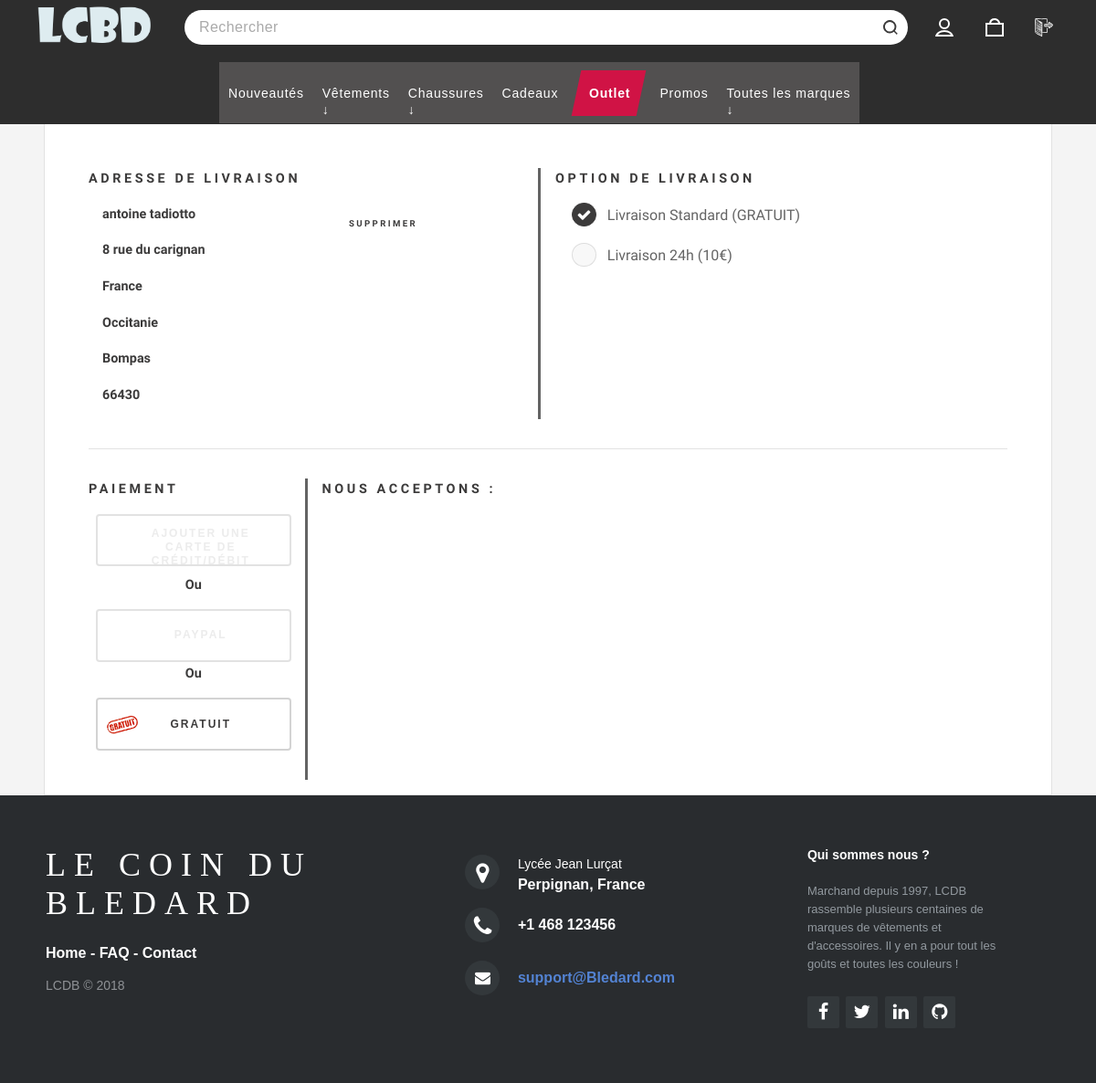
/affichecommandeclient.php (signed in), run on the app's committed database.
### tables this page shows
CREATE TABLE `adresseclient` (
  `id_adresseclient` int(11) NOT NULL,
  `id_client` int(11) NOT NULL,
  `libelle_adresseclient` varchar(255) NOT NULL,
  `nomcomplet_adresseclient` varchar(255) NOT NULL,
  `societe_adresseclient` varchar(255) DEFAULT NULL,
  `voie_adresseclient` varchar(255) DEFAULT NULL,
  `complement_adresseclient` varchar(255) DEFAULT NULL,
  `lieuditbp_adresseclient` varchar(255) DEFAULT NULL,
  `codepostal_adresseclient` varchar(255) NOT NULL,
  `etatprovince_adresseclient` varchar(255) NOT NULL,
  `ville_adresseclient` varchar(255) NOT NULL,
  `pays_adresseclient` varchar(255) NOT NULL,
  `typeadresse_adresseclient` int(11) DEFAULT NULL,
  `idclient_type_adresseclient` int(11) DEFAULT NULL,
  `adressedefaut_adresseclient` int(11) NOT NULL,
  `idclient_adressedefaut_adresseclient` int(11) DEFAULT NULL
);

### affichecommandeclient.php (the view, shortened to what this page needs)
<?php include ('inc/bdd.php'); ?>
<?php
if(isset($_SESSION['id_client'])){
  $id_client = $_SESSION['id_client'];
  $verifpanier = $bdd->prepare("SELECT * FROM panier WHERE id_client = ?");
  $verifpanier->execute(array($id_client));
  $panierexist = $verifpanier->rowCount();
  if($panierexist != 0){
    include ('inc/commandes/achat_gratuit.php');
    $adrpardef = $bdd->prepare("SELECT * FROM adresseclient WHERE id_client = ? AND adressedefaut_adresseclient = 1 LIMIT 1");
    $adrpardef->execute(array($id_client));
    $adrexist = $adrpardef->rowCount();
  }
}
?>
<?php include './inc/header.php' ?>
<link rel="stylesheet" href="assets/css/commandes.css" />
  <div id="wrapper">
  <div id="main">
    <article class="post">
      <?php if(isset($_SESSION['id_client'])){
      if($panierexist != 0){
      if($adrexist == 1) { ?>
      <div class="row">
        <div class="col-md-6 col-sm-6" style="border-right: solid;">
        <?php } ?>
          <h3>Adresse de livraison</h3>
          <?php if($adrexist == 0) { ?>
            <form id="form" method="POST" action="#">
            <label>Prenom*</label>
            <input type="text" name="Prenom_livr" placeholder="Prenom"/>
            <label>Nom*</label>
            <input type="text" name="Nom_livr" placeholder="Nom"/>
            <label>Societe(optionel)</label>
            <input type="text" name="Societe" placeholder="Société"/>
            <label>Adresse*</label>
            <input type="text" name="Adresse" placeholder="Adresse"/>
            <label>Pays*</label>
            <select name="Pays">
            <option value ="France">France</option>
            </select>
            <label>Etat / Province*</label>
            <select name="etat_province">
            <option value ="Occitanie">Occitanie</option>
            </select>
            <label>Ville*</label>
            <input type="text" name="Ville" placeholder="Ville"/>
            <label>Code Postal*</label>
            <input type="text" name="Cp" placeholder="Code Postal"/>
            </br>
            <input style="font-size: 22px;" type="submit" name="valider"/>
          </form>
        <?php } else {
          $fetchall_adrpardef = $adrpardef->fetchAll();
          foreach($fetchall_adrpardef as $row) { ?>
            <div class="col-md-6 col-sm-6" style="float: left;">
              <label><?php echo $row['nomcomplet_adresseclient'] ?></label>
              <label><?php echo $row['libelle_adresseclient'] ?></label>
              <label><?php echo $row['pays_adresseclient'] ?></label>
              <label><?php echo $row['etatprovince_adresseclient'] ?></label>
              <label><?php echo $row['ville_adresseclient'] ?></label>
              <label><?php echo $row['codepostal_adresseclient'] ?></label>
            </div>
            <div class="col-md-6 col-sm-6" style="float: left;">
              <form id="form" method="POST" action="#">
                <button type="submit" name="suppr">Supprimer</button>
              </form>
            </div>
        <?php } ?>
      </div>
      <div class="col-md-6 col-sm-6">
        <h3>Option de livraison</h3>
        <form id="form" method="POST" action="#">
          <input type="radio" class="" name="option_livr" value="Standard" checked/> <label>Livraison Standard (GRATUIT)</label>
          <br>
          <input type="radio" class="" name="option_livr" value="24h"/> <label>Livraison 24h (10€)</label>
      </div>
    </div>
    <hr>
    <div class="row">
      <div class="col-md-3 col-sm-6" style="border-right: solid; padding-right: 15px;">
        <h3>Paiement</h3>
        <div class="payment-methods">
          <ul>
            <li>
              <button class="btn secondary payment-method card" style="background-image: url(&quot;https://assets.asosservices.com/asos-finance/images/paymentmethods/card.png&quot;);" disabled>Ajouter une carte de crédit/débit</button>
              <label>Ou</label>
            </li>
            <li>
              <button class="btn secondary payment-method payPal" style="background-image: url(&quot;https://assets.asosservices.com/asos-finance/images/paymentmethods/paypal.png&quot;);" disabled>PayPal</button>
              <label>Ou</label>
            </li>
            <li>
                <button name="achat_gratuit" class="btn secondary payment-method payPal" style="background-image: url(&quot;images/gratuit.png&quot;);">GRATUIT</button>
            </li>
          </ul>
        </div>
      </div>
      <div class="col-md-9 col-sm-6">
        <h3>Nous acceptons :</h3>
      </div>
    </div>
  <?php } } else {  ?>
    <h3><a href="nouveaute.php">Vous ne pouvez pas commander si votre panier est vide !</a></h3>
  <?php } } else {  ?>
    <h3><a href="connexion.php">Connectez-vous pour acceder à cette page !</a></h3>
  <?php } ?>
</article>
</div>
</div>
<?php include './inc/footer.php' ?>

### assets/css/header.css (style rules this page uses)
body, html { height: 100% }
body { margin: 0; padding: 0; position: relative }
li, ul { list-style: none; list-style-type: none; padding: 0 }

### assets/css/commandes.css (style rules this page uses)
.payment-methods { text-align: center; }
.payment-methods li button.btn.secondary.card { background-size: 20px; background-position: 15px center; }
.payment-methods li button.btn.secondary { font-family: futura-pt,Tahoma,Geneva,Verdana,Arial,sans-serif; font-style: normal; font-size: 12px; font-size: .75rem; font-weight: 700; white-space: normal; background-repeat: no-repeat; background-size: 34px; background-position: 10px center; padding-left: 48px; padding-left: 3rem; padding-right: 32px; padding-right: 2rem; }
.payment-methods li:first-child button { margin-bottom: 7.2px; margin-bottom: .45rem; }
.btn.secondary { background-color: #fff; border: none; color: #000; cursor: pointer; display: inline-block; position: relative; outline: 0; text-align: center; text-decoration: none; text-transform: uppercase; transition: background-color .15s linear; vertical-align: middle; padding: 5.008px 5%; padding: .313rem 5%; border: 2px solid #d3d3d3; font-family: futura-pt,Tahoma,Geneva,Verdana,Arial,sans-serif; font-style: normal; font-size: 16px; font-size: 1rem; font-weight: 700; padding: 12px 12px; padding: .75rem 12px; }
.btn.secondary { letter-spacing: .125rem; }
.payment-methods button { width: 100%; }

### data on the page
adresseclient: nomcomplet_adresseclient "antoine tadiotto", libelle_adresseclient "8 rue du carignan", pays_adresseclient "France", etatprovince_adresseclient "Occitanie", ville_adresseclient "Bompas", codepostal_adresseclient "66430"
